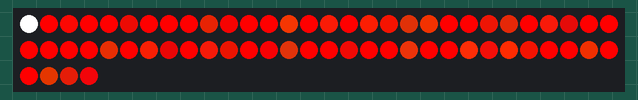
This sketch was run on a simulated ESP8266 (Wemos D1 mini). Shown: 64 RGB LEDs in strip order, left to right, continuing on the next row. Random numbers use the default seed unless the sketch sets one; what the sketch prints to the serial monitor is not drawn.

Above: at 1.2 s.

The sketch:

Demo-Lavalights.ino
```cpp
 /*
 * This code can be run on a simple Wemos D1 Mini, but it may be much easier to do so with a Caernarfon Castle board,
 * as it has pins onboard to connect to a Neopixel strip.
 *
 * This code has been drastically simplified from other Caernarfon Castle code.
 * It's job is simple, light up a strip with red (255,0,0) and occasionally ripple an LED or two to a more orangish red.
 *
 * Credit where credit is due. Adafruit are a store that sells parts for electronics hobbyists. They also made a ton of
 * libraries that can be used in your projects to make driving things like RGB LED's easy.
 * If you do need tools and parts, consider visiting their website. http://www.adafruit.com
 *
 *
 * Updated along with John - changed the colors etc.
 * Neopixel 0 is on the actual Caernarfon Board. In this code, it's set up for pull current outputs.
 * John used it to light two LED's on the front of the terrain. (Brasiers?)
 * Dafydd Roche - 12/9/2021
 *
 * Wemos D1 mini.
 * Neopixel Data out on D3.
 *
 * Keepalive isn't used.
 *
 */

#include <Arduino.h>
#include <Adafruit_NeoPixel.h>

const String softwareVersion = "V1.0";
const String softwareDate = "12/2/21";
const String CaernarfonVer = "1p0";
const int keepAlive = D0;// The Keepalive pin for USB Power Banks is D0, but isn't used in this demo
const String keepAlivePin = "D0";

#define LED_PIN    D3
#define LED_COUNT 64
#define NUMPIXELS 64 // How many pixels in your strip?

Adafruit_NeoPixel strip(LED_COUNT, LED_PIN, NEO_GRB + NEO_KHZ800);

int ledState = 0;


void setup() {
  strip.begin();           // INITIALIZE NeoPixel strip object (REQUIRED)
  strip.show();            // Turn OFF all pixels ASAP
  strip.setBrightness(255); // Set BRIGHTNESS (max = 255)

  for(int i=0; i<NUMPIXELS; i++) {
  //This sets all pixels to red
  strip.setPixelColor(i, 255,0,0);
  }
  strip.show();
  delay(1000);


  Serial.begin(115200);
  while (!Serial)  // Wait for the serial connection to be establised.
    delay(50);
  Serial.println();

  Serial.println("*****");
  delay(100);
  Serial.println("TerrainTronics Collaboration with Tabletop Witchcraft");
  Serial.print("Version ");
  Serial.print(softwareVersion);
  Serial.print(" Date: ");
  Serial.print(softwareDate);
  Serial.print(" Caernarfon HW Version ");
  Serial.println(CaernarfonVer);


}

void loop() {
  if (ledState == 0) {
    strip.setPixelColor(0, 255,255,255); // This is used to set up the outputs on the Caernarfon Neopixel device.
    for(int i=1; i<NUMPIXELS; i++) {
     int j = random(0,63); // 32 in 64 chance that there will be a flicker that isn't pure red.
     if (j < 32) {
     //Colors are arrange Pixel, R, G, B.
     strip.setPixelColor(i, random(160,255),random(0,50),random(0,10)); // Tjese numbers are tuned to be inthe range of red to orange
         }
     }
    }
      strip.show();
    delay(random(300,600));
  }
```
